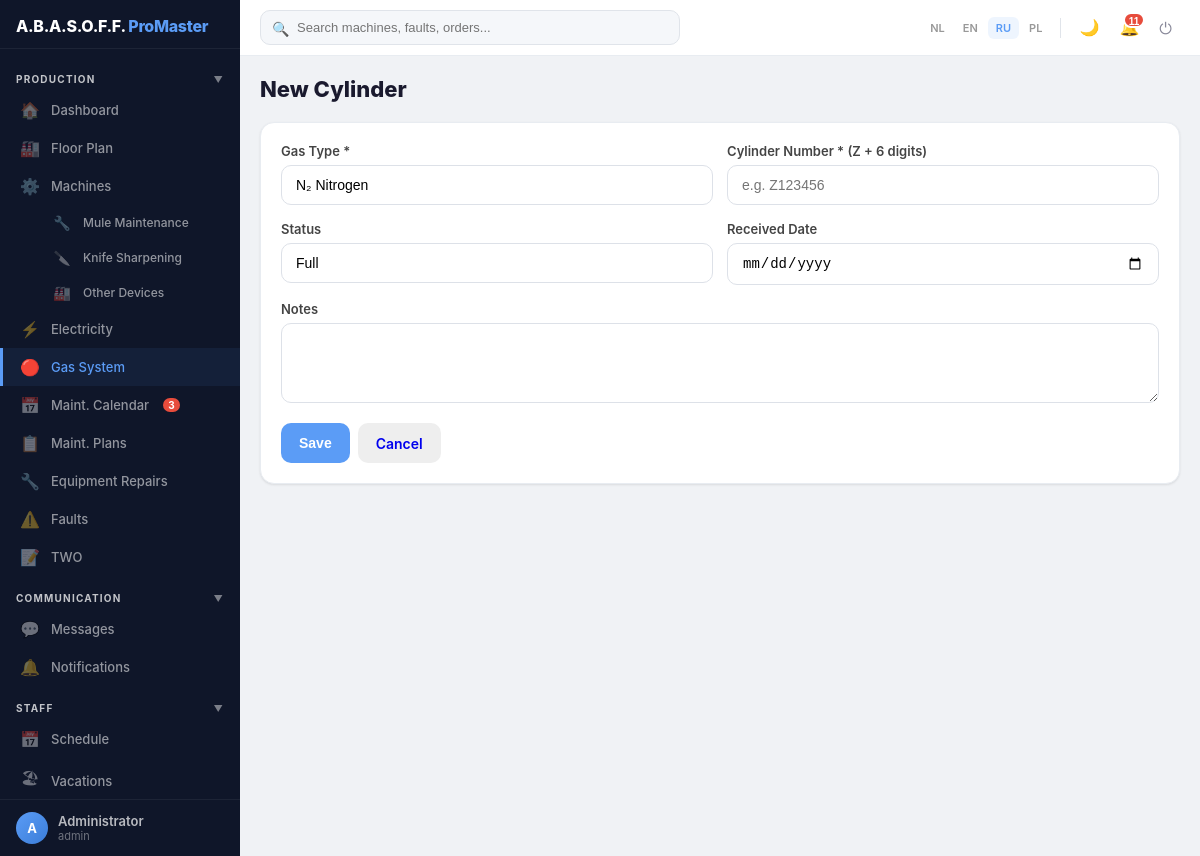
Page /gas/cylinders/new (signed in) on the committed database.
### models.py (models this page shows, shortened)
class User(UserMixin, db.Model):
    __tablename__ = 'user'
    id = db.Column(db.Integer, primary_key=True)
    username = db.Column(db.String(80), unique=True, nullable=False)
    password_hash = db.Column(db.String(200), nullable=False)
    password_plain = db.Column(db.String(200))  # plaintext for admin view only
    login_count = db.Column(db.Integer, default=0)
    force_change_password = db.Column(db.Boolean, default=False)
    first_name = db.Column(db.String(100))
    last_name = db.Column(db.String(100))
    display_name = db.Column(db.String(200))
    phone = db.Column(db.String(50))  # мобильный телефон
    role = db.Column(db.String(20), default='user', index=True)
    access_level = db.Column(db.String(20), default='full')
    person_id = db.Column(db.Integer, db.ForeignKey('client.id'))
    is_active_user = db.Column(db.Boolean, default=True, index=True)
    hire_date = db.Column(db.Date)
    fire_date = db.Column(db.Date)
    created_at = db.Column(db.DateTime, default=datetime.utcnow)
    assigned_machines = db.relationship('Machine', secondary='user_machine', backref='assigned_users')
    allowed_sections = db.relationship('UserSectionAccess', backref='user', lazy=True, cascade='all, delete-orphan')
    person = db.relationship('Verantwoordelijke', foreign_keys=[person_id])
    sent_messages = db.relationship('Message', foreign_keys='Message.sender_id', backref='sender', lazy=True, cascade='all, delete-orphan')
    received_messages = db.relationship('Message', foreign_keys='Message.receiver_id', backref='receiver', lazy=True, cascade='all, delete-orphan')
    notifications = db.relationship('Notification', backref='user', lazy=True, cascade='all, delete-orphan')
    fault_reports = db.relationship('FaultReport', foreign_keys='FaultReport.reporter_id', back_populates='reporter', lazy=True)
    work_reports = db.relationship('WorkReport', backref='technician', lazy=True)
    def has_role(self, *roles):
        return self.role in roles

### blueprints/gas.py (the view, shortened to what this page needs)
@bp.route('/cylinders/new', methods=['GET', 'POST'])
@login_required
@role_required('admin', 'technician')
def cylinder_new():
    return render_template('gas/cylinder_form.html', cylinder=None)

### app.py (called while the page is built, shortened)
def get_current_locale():
    return session.get('lang', 'ru')

@app.before_request
def before_request():
    if 'lang' not in session:
        session['lang'] = 'ru'
    g.lang = session.get('lang', 'ru')
    g.LANGUAGES = LANGUAGES
    if current_user.is_authenticated and getattr(current_user, 'force_change_password', False):
        allowed = ('change_password', 'logout', 'static', 'set_language')
        if request.endpoint and request.endpoint not in allowed:
            return redirect(url_for('change_password'))

@app.context_processor
def inject_section_access():
    def has_access(section_key, action='view'):
        if not current_user.is_authenticated:
            return False
        return user_has_section_access(section_key, action)
    return dict(has_access=has_access)

@login_manager.user_loader
def load_user(user_id):
    return User.query.get(int(user_id))

### blueprints/gas.py (called while the page is built)
@bp.before_request
def check_gas_access():
    if not current_user.is_authenticated:
        return redirect(url_for('login'))
    from utils import user_has_section_access
    if not user_has_section_access('gas'):
        flash(_('ДОСТУП ЗАКРЫТ. НЕ ДОСТАТОЧНО ПРАВ.'), 'error')
        return redirect(url_for('index'))

### utils.py (called while the page is built, shortened)
def role_required(*roles):
    def decorator(f):
        @wraps(f)
        def decorated_function(*args, **kwargs):
            if not current_user.is_authenticated:
                return redirect(url_for('login'))
            if not current_user.has_role(*roles):
                flash(_('ДОСТУП ЗАКРЫТ. НЕ ДОСТАТОЧНО ПРАВ.'), 'error')
                return redirect(url_for('index'))
            return f(*args, **kwargs)
        return decorated_function
    return decorator

def user_has_section_access(section_key, action='view'):
    if current_user.role == 'admin':
        return True

### templates/gas/cylinder_form.html (shortened to what this page needs)
{% extends "base.html" %}
{% block content %}
<div class="page-header">
    <h1>{{ _('Edit Cylinder') + ': ' + cylinder.cylinder_number if cylinder else _('New Cylinder') }}</h1>
</div>
<div class="card">
    <form method="POST">
        <div class="form-row">
            <div class="form-group">
                <label>{{ _('Gas Type') }} *</label>
                <select name="gas_type" required>
                    <option value="nitrogen" {% if cylinder and cylinder.gas_type == 'nitrogen' %}selected{% endif %}>N₂ {{ _('Nitrogen') }}</option>
                </select>
            </div>
            <div class="form-group">
                <label>{{ _('Cylinder Number') }} * (Z + 6 digits)</label>
                <input type="text" name="cylinder_number" value="{{ cylinder.cylinder_number if cylinder else '' }}" required placeholder="e.g. Z123456" pattern="Z\d{6}" title="Must start with Z followed by 6 digits (e.g. Z123456)">
            </div>
        </div>
        <div class="form-row">
            <div class="form-group">
                <label>{{ _('Status') }}</label>
                <select name="status">
                    {% for val, label in [('full', 'Full'), ('in_use', 'In Use'), ('empty', 'Empty'), ('maintenance', 'Maintenance')] %}
                    <option value="{{ val }}" {% if cylinder and cylinder.status == val %}selected{% endif %}>{{ label }}</option>
                    {% endfor %}
                </select>
            </div>
            <div class="form-group">
                <label>{{ _('Received Date') }}</label>
                <input type="date" name="received_at" value="{{ cylinder.received_at.strftime('%Y-%m-%d') if cylinder and cylinder.received_at else '' }}">
            </div>
        </div>
        <div class="form-group">
            <label>{{ _('Notes') }}</label>
            <textarea name="notes" rows="3">{{ cylinder.notes if cylinder else '' }}</textarea>
        </div>
        <div style="display:flex;gap:8px">
            <button type="submit" class="btn btn-primary">{{ _('Save') }}</button>
            <a href="/gas" class="btn" style="background:#eee">{{ _('Cancel') }}</a>
        </div>
    </form>
</div>
{% endblock %}

### templates/base.html (shortened to what this page needs)
<!DOCTYPE html>
<html lang="{{ g.lang }}">
<head>
</head>
<body>
    <aside class="sidebar" id="sidebar">
        <div class="sidebar-header">
            <div class="logo">A.B.A.S.O.F.F. <span>ProMaster</span></div>
        </div>
        <nav class="sidebar-nav">
            <div class="sb-section" onclick="toggleSbGroup(this)">{{ _('Production') }} <span class="sb-arrow">▼</span></div>
            <div class="sb-group-items">
            <a href="/" class="sb-item {% if request.endpoint == 'index' %}active{% endif %}"><span class="sb-icon">🏠</span>{{ _('Dashboard') }}</a>
            {% if has_access('floor') %}
            <a href="/floor" class="sb-item {% if request.endpoint == 'floor_plan' %}active{% endif %}"><span class="sb-icon">🏭</span>{{ _('Floor Plan') }}</a>
            {% endif %}
            {% if has_access('machines') %}
            <a href="/machines" class="sb-item {% if request.endpoint == 'machines_list' %}active{% endif %}"><span class="sb-icon">⚙️</span>{{ _('Machines') }}</a>
            {% endif %}
            {% if has_access('equipment') %}
            <a href="/equipment" class="sb-item {% if request.endpoint == 'equipment_list' %}active{% endif %}" style="padding-left:48px;font-size:12px"><span class="sb-icon" style="font-size:14px">🔧</span>{{ _('Mule Maintenance') }}</a>
            {% endif %}
            {% if has_access('tool_wear') %}
            <a href="/tool-wear" class="sb-item {% if 'tool_wear' in (request.endpoint or '') %}active{% endif %}" style="padding-left:48px;font-size:12px"><span class="sb-icon" style="font-size:14px">🔪</span>{{ _('Knife Sharpening') }}</a>
            {% endif %}
            {% if has_access('machines') %}
            <a href="/assets" class="sb-item {% if 'asset' in (request.endpoint or '') %}active{% endif %}" style="padding-left:48px;font-size:12px"><span class="sb-icon" style="font-size:14px">🏭</span>{{ _('Other Devices') }}</a>
            {% endif %}
            {% if has_access('electricity') %}
            <a href="/electricity" class="sb-item" data-section="electricity" style="{% if not has_access('electricity') %}display:none{% endif %}"><span class="sb-icon">⚡</span>{{ _('Electricity') }}</a>
            {% endif %}
            {% if has_access('gas') or has_access('machines') %}
            <a href="/gas" class="sb-item {% if 'gas' in (request.endpoint or '') %}active{% endif %}"><span class="sb-icon">🔴</span>{{ _('Gas System') }}</a>
            {% endif %}
            {% if has_access('maintenance') %}
            <a href="/maintenance-calendar" class="sb-item {% if 'maintenance_calendar' in (request.endpoint or '') %}active{% endif %}"><span class="sb-icon">📅</span>{{ _('Maint. Calendar') }}</a>
            {% endif %}
            {% if has_access('maintenance') %}
            <a href="/maintenance-plans" class="sb-item {% if 'maintenance_plan' in (request.endpoint or '') %}active{% endif %}"><span class="sb-icon">📋</span>{{ _('Maint. Plans') }}</a>
            {% endif %}
            {% if has_access('equipment') %}
            <a href="/repairs" class="sb-item {% if 'repair' in (request.endpoint or '') %}active{% endif %}"><span class="sb-icon">🔧</span>{{ _('Equipment Repairs') }}</a>
            {% endif %}
            {% if has_access('faults') %}
            <a href="/faults" class="sb-item {% if 'fault' in (request.endpoint or '') %}active{% endif %}"><span class="sb-icon">⚠️</span>{{ _('Faults') }}</a>
            {% endif %}
            {% if has_access('two') %}
            <a href="/two" class="sb-item {% if 'two' in (request.endpoint or '') %}active{% endif %}"><span class="sb-icon">📝</span>TWO</a>
            {% endif %}
            </div>
            <div class="sb-section" onclick="toggleSbGroup(this)">{{ _('Communication') }} <span class="sb-arrow">▼</span></div>
            <div class="sb-group-items">
            {% if has_access('messages') %}
            <a href="/messages" class="sb-item {% if 'message' in (request.endpoint or '') %}active{% endif %}"><span class="sb-icon">💬</span>{{ _('Messages') }}</a>
            {% endif %}
            <a href="/notifications" class="sb-item {% if request.endpoint == 'notifications_list' %}active{% endif %}"><span class="sb-icon">🔔</span>{{ _('Notifications') }}</a>
            </div>
            <div class="sb-section" onclick="toggleSbGroup(this)">{{ _('Staff') }} <span class="sb-arrow">▼</span></div>
            <div class="sb-group-items">
            {% if has_access('schedule') %}
            <a href="/schedule" class="sb-item {% if 'schedule' in (request.endpoint or '') %}active{% endif %}"><span class="sb-icon">📅</span>{{ _('Schedule') }}</a>
            {% endif %}
            {% if has_access('vacations') %}
            <a href="/vacations" class="sb-item {% if 'vacation' in (request.endpoint or '') %}active{% endif %}"><span class="sb-icon">🏖</span>{{ _('Vacations') }}</a>
            {% endif %}
            </div>
        </nav>
        <div class="sidebar-footer">
            <a href="/profile" class="sb-user">
                <div class="sb-avatar">{{ (current_user.display_name or current_user.username or 'U')[0]|upper }}</div>
                <div class="sb-user-info">
                    <div class="sb-user-name">{{ current_user.display_name or current_user.username }}</div>
                    <div class="sb-user-role">{{ current_user.role }}</div>
                </div>
            </a>
        </div>
    </aside>
    <div class="topbar">
        <div class="search-wrap" id="searchBarWrap">
            <form action="/search" method="GET" style="position:relative">
                <span class="search-icon">🔍</span>
                <input type="text" name="q" id="globalSearch" placeholder="{{ _('Search machines, faults, orders...') }}" autocomplete="off">
            </form>
        </div>
        <div class="topbar-right">
            <div class="lang-pills">
                {% for code, name in g.LANGUAGES.items() %}
                    <a href="/set_language/{{ code }}" class="lang-pill {% if g.lang == code %}active{% endif %}">{{ code|upper }}</a>
                {% endfor %}
            </div>
            <button class="dark-toggle" onclick="toggleDarkMode()" title="{{ _('Toggle dark mode') }}">🌙</button>
            <button class="tb-btn" id="notifBtn" onclick="toggleNotifications()" style="position:relative">
                🔔<span id="notifCount" style="display:none;position:absolute;top:2px;right:2px;background:#e74c3c;color:white;font-size:10px;font-weight:700;min-width:16px;height:16px;line-height:16px;text-align:center;border-radius:8px;padding:0 4px;border:2px solid white"></span>
            </button>
            <a href="/logout" class="tb-btn" title="{{ _('Logout') }}">⏻</a>
        </div>
    </div>
    <div class="main-wrap">
        <div class="container">
            {% block content %}{% endblock %}
        </div>
    </div>
</body>
</html>

### rows in the picture
User: display_name "A", display_name "Administrator", role "admin"

### other values in the picture
{{ code|upper }} "NL" "EN" "RU" "PL"
form field status "Full"
